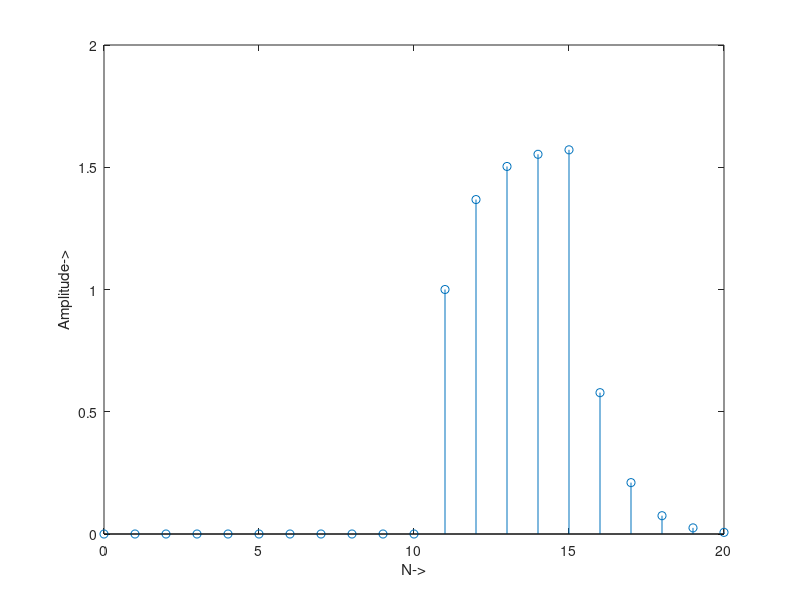

The MATLAB source for this figure:
N=-5:5;
u=[zeros(1,5),ones(1,6)];
g=zeros(size(N));
g(N>=1)=1;
h=exp(-N).*u;
N1=length(g);
N2=length(h);
M = N1+N2-1;
y = conv(g,h);
subplot(1,1,1);
n3=0:M-1;
stem(n3,y);
ylabel('Amplitude->');
xlabel('N->');
disp('Linear Convolution:');y
